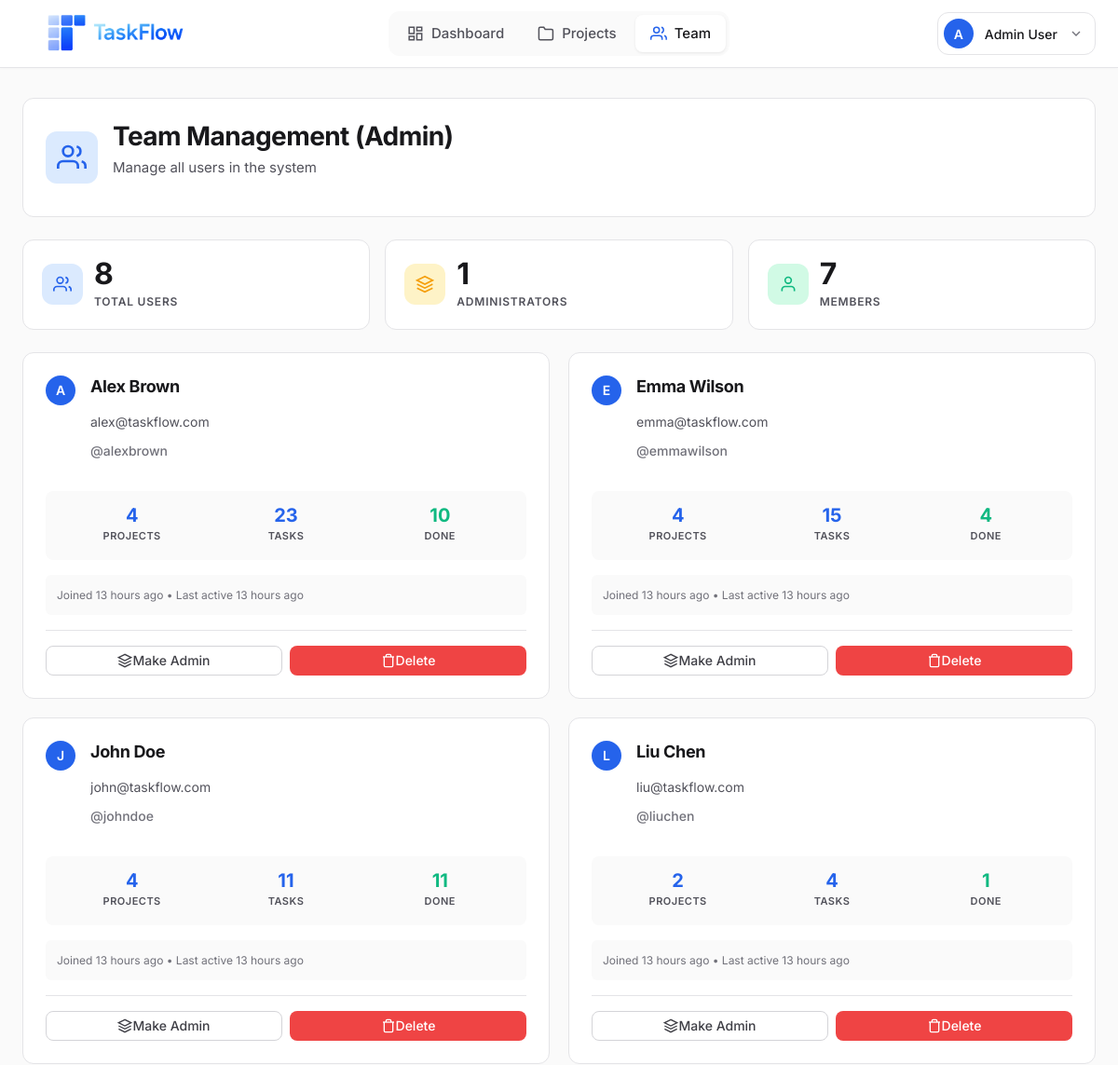
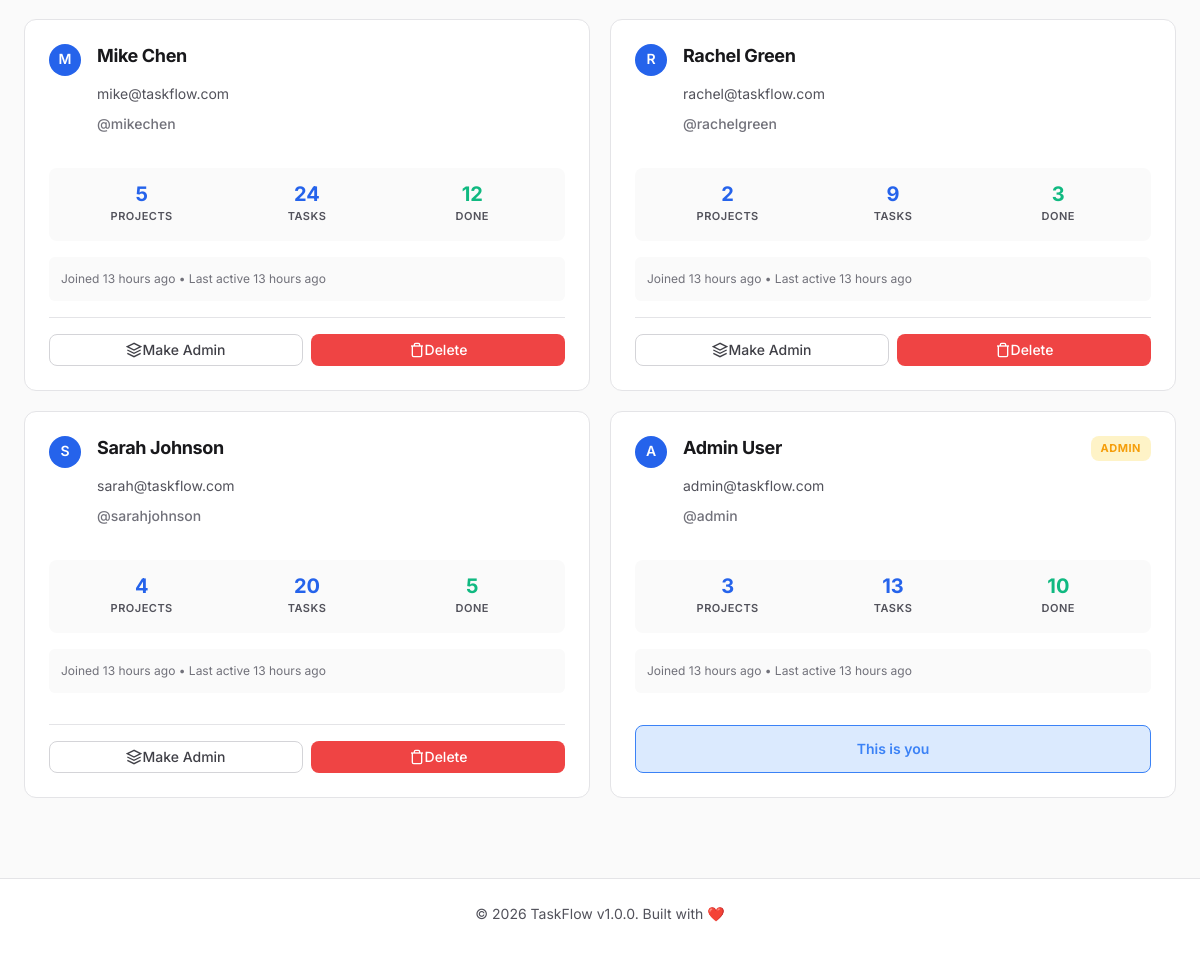
/dashboard/team.php (signed in), run on an earlier commit of the app's database (2 pictures, top to bottom).
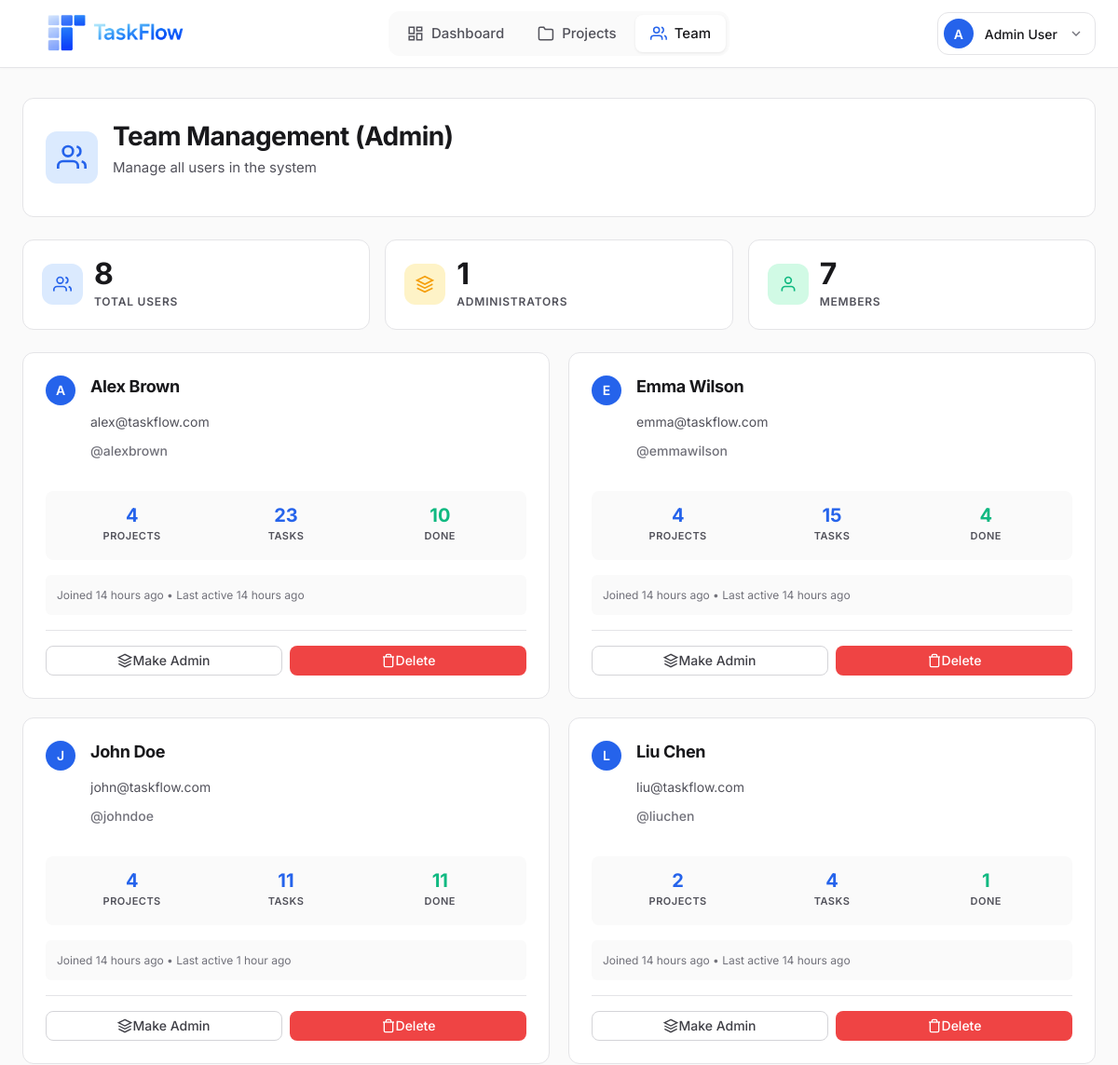
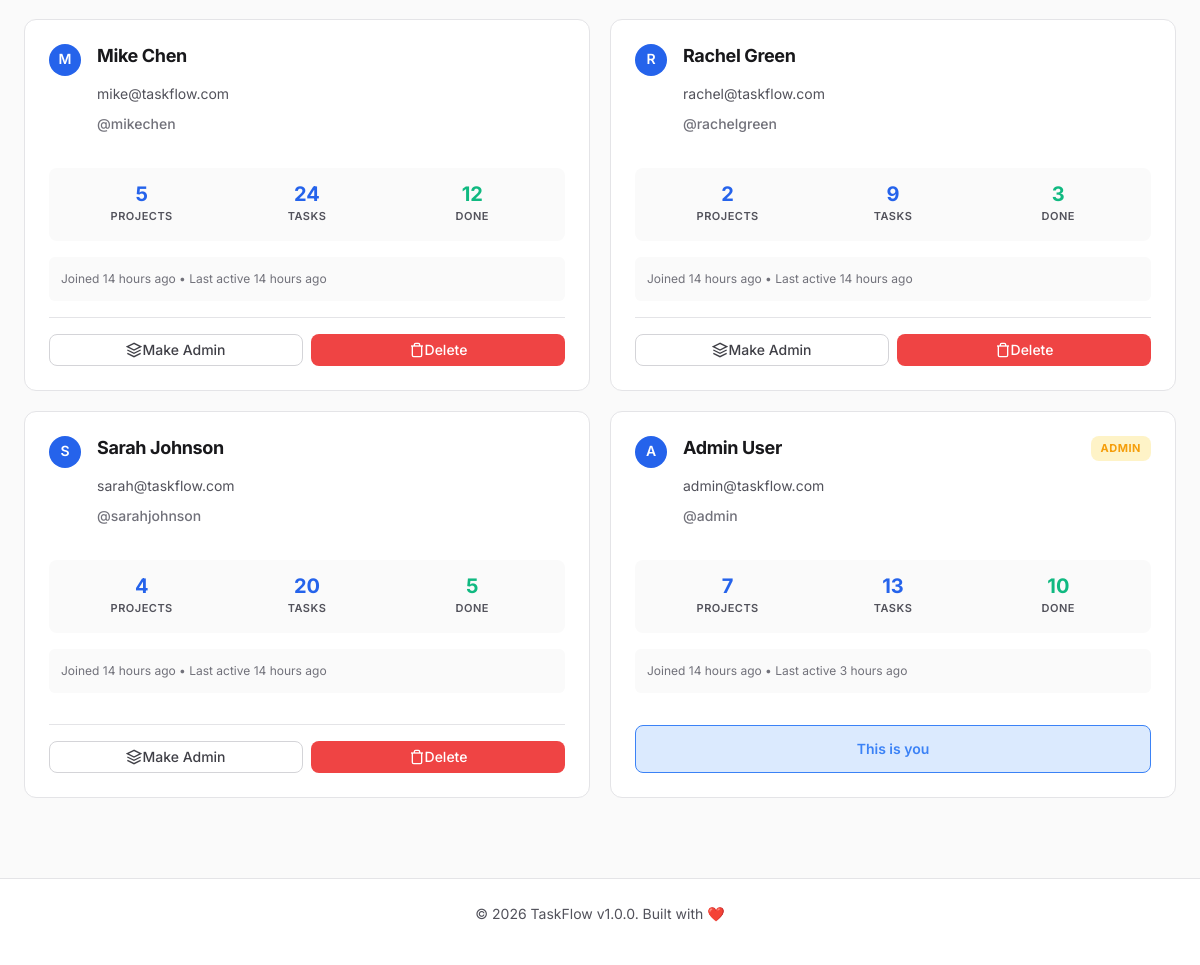
And on a later commit of the database (2 pictures, top to bottom).
### tables this page shows
CREATE TABLE users (
    id INT PRIMARY KEY AUTO_INCREMENT,
    username VARCHAR(50) UNIQUE NOT NULL,
    email VARCHAR(100) UNIQUE NOT NULL,
    password VARCHAR(255) NOT NULL,
    full_name VARCHAR(100) NOT NULL,
    avatar VARCHAR(255) DEFAULT 'default-avatar.png',
    role ENUM('admin', 'member') DEFAULT 'member',
    created_at TIMESTAMP DEFAULT CURRENT_TIMESTAMP,
    last_login TIMESTAMP NULL,
    INDEX idx_email (email),
    INDEX idx_username (username)
);

### includes/auth.php (called while the page is built, shortened)
<?php
function isLoggedIn() {
    return isset($_SESSION['user_id']) && isset($_SESSION['logged_in']) && $_SESSION['logged_in'] === true;
}
function getCurrentUserId() {
    return isLoggedIn() ? $_SESSION['user_id'] : null;
}
function getCurrentUser($pdo) {
    $userId = getCurrentUserId();
    $stmt = $pdo->prepare("SELECT id, username, email, full_name, avatar, role, created_at, last_login FROM users WHERE id = ?");
    $stmt->execute([$userId]);
    return $stmt->fetch();
}
function isAdmin() {
    return isLoggedIn() && isset($_SESSION['user_role']) && $_SESSION['user_role'] === USER_ROLE_ADMIN;
}

### dashboard/team.php (the view, shortened to what the rows shown need)
<?php
require_once '../config/config.php';
require_once '../includes/auth.php';
require_once '../includes/functions.php';
$extraCSS = ['team.css'];
$currentUser = getCurrentUser($pdo);
$userId = $currentUser['id'];
$isAdmin = isAdmin();
try {
    if ($isAdmin) {
        $stmt = $pdo->prepare("
            SELECT u.*,
                   COUNT(DISTINCT pm.project_id) as project_count,
                   COUNT(DISTINCT t.id) as task_count,
                   COUNT(DISTINCT CASE WHEN t.status = 'completed' THEN t.id END) as completed_count
            FROM users u
            LEFT JOIN project_members pm ON u.id = pm.user_id
            LEFT JOIN tasks t ON u.id = t.assigned_to
            GROUP BY u.id
            ORDER BY u.role DESC, u.full_name ASC
        ");
        $stmt->execute();
    }
    $teamMembers = $stmt->fetchAll();
} catch (PDOException $e) {
    error_log("Team page error: " . $e->getMessage());
    $teamMembers = [];
}
include '../includes/header.php';
?>
<div class="team-page-header">
    <div class="team-header-content">
        <div>
            <h1 class="team-page-title">
                <?= $isAdmin ? 'Team Management (Admin)' : 'Team Members' ?>
            </h1>
        </div>
    </div>
</div>
<div class="team-members-grid">
    <?php foreach ($teamMembers as $member): ?>
        <div class="team-member-card">
            <div class="team-member-header">
                <div class="team-member-avatar-wrapper">
                    <?= getUserAvatar($member['avatar'], $member['full_name'], 'lg') ?>
                </div>
                <div class="team-member-info">
                    <div class="team-member-name-row">
                        <h3 class="team-member-name"><?= sanitize($member['full_name']) ?></h3>
                        <?php if ($member['role'] === 'admin'): ?>
                            <span class="team-member-role-badge">Admin</span>
                        <?php endif; ?>
                    </div>
                    <p class="team-member-email"><?= sanitize($member['email']) ?></p>
                    <p class="team-member-username">@<?= sanitize($member['username']) ?></p>
                </div>
            </div>
            <div class="team-member-stats">
                <div class="team-member-stat">
                    <div class="team-member-stat-value"><?= $member['project_count'] ?></div>
                    <div class="team-member-stat-label">Projects</div>
                </div>
                <div class="team-member-stat">
                    <div class="team-member-stat-value"><?= $member['task_count'] ?></div>
                    <div class="team-member-stat-label">Tasks</div>
                </div>
                <div class="team-member-stat">
                    <div class="team-member-stat-value success"><?= $member['completed_count'] ?></div>
                    <div class="team-member-stat-label">Done</div>
                </div>
            </div>
            <div class="team-member-activity">
                Joined <?= timeAgo($member['created_at']) ?>
                <?php if ($member['last_login']): ?>
                    • Last active <?= timeAgo($member['last_login']) ?>
                <?php endif; ?>
            </div>
            <?php if ($member['id'] === $userId): ?>
                <div class="current-user-badge">
                    This is you
                </div>
            <?php endif; ?>
            <?php if ($isAdmin && $member['id'] !== $userId): ?>
                <div class="team-member-actions">
                    <?php if ($member['role'] === 'member'): ?>
                        <button onclick="makeAdmin(<?= $member['id'] ?>, '<?= sanitize($member['full_name']) ?>')"
                                class="btn btn-secondary btn-sm">
                            <svg width="16" height="16" viewBox="0 0 24 24" fill="none" stroke="currentColor" stroke-width="2">
                                <path d="M12 2L2 7l10 5 10-5-10-5z"/>
                                <path d="M2 17l10 5 10-5"/>
                                <path d="M2 12l10 5 10-5"/>
                            </svg>
                            Make Admin
                        </button>
                    <?php endif; ?>
                    <button onclick="deleteUser(<?= $member['id'] ?>, '<?= sanitize($member['full_name']) ?>')"
                            class="btn btn-danger btn-sm">
                        <svg width="16" height="16" viewBox="0 0 24 24" fill="none" stroke="currentColor" stroke-width="2">
                            <polyline points="3 6 5 6 21 6"/>
                            <path d="M19 6v14a2 2 0 0 1-2 2H7a2 2 0 0 1-2-2V6m3 0V4a2 2 0 0 1 2-2h4a2 2 0 0 1 2 2v2"/>
                        </svg>
                        Delete
                    </button>
                </div>
            <?php endif; ?>
        </div>
    <?php endforeach; ?>
</div>
<?php include '../includes/footer.php'; ?>

### includes/header.php (shortened to what the rows shown need)
<?php
$currentUser = getCurrentUser($pdo);
?>
<!DOCTYPE html>
<html lang="en">
<head>
    <link rel="stylesheet" href="<?= APP_URL ?>/assets/css/main.css">
    <link rel="stylesheet" href="<?= APP_URL ?>/assets/css/dashboard.css">
    <link rel="stylesheet" href="<?= APP_URL ?>/assets/css/mobile-nav.css">
    <link rel="stylesheet" href="<?= APP_URL ?>/assets/css/toast.css">
    <link rel="stylesheet" href="<?= APP_URL ?>/assets/css/skeleton.css">
    <link rel="stylesheet" href="<?= APP_URL ?>/assets/css/responsive-fixes.css">
    <link rel="stylesheet" href="<?= APP_URL ?>/assets/css/form-validation.css">
    <link rel="stylesheet" href="<?= APP_URL ?>/assets/css/form-autosave.css">
    <link rel="stylesheet" href="<?= APP_URL ?>/assets/css/dark-mode.css">
    <link rel="stylesheet" href="<?= APP_URL ?>/assets/css/dark-mode-dashboard.css">
    <link rel="stylesheet" href="<?= APP_URL ?>/assets/css/user-menu-logout.css">
    <?php if (isset($extraCSS)): ?>
        <?php foreach ($extraCSS as $css): ?>
            <link rel="stylesheet" href="<?= APP_URL ?>/assets/css/<?= $css ?>">
        <?php endforeach; ?>
    <?php endif; ?>
</head>
<body>
    <header class="main-header">
        <div class="header-container">
            <div class="header-right">
                <div class="user-menu">
                    <button class="user-menu-trigger" onclick="toggleUserMenu()">
                        <?= getUserAvatar($currentUser['avatar'], $currentUser['full_name'], 'sm') ?>
                        <span class="user-name"><?= sanitize($currentUser['full_name']) ?></span>
                        <svg width="16" height="16" viewBox="0 0 24 24" fill="none" stroke="currentColor" stroke-width="2" class="dropdown-arrow">
                            <polyline points="6 9 12 15 18 9"/>
                        </svg>
                    </button>
                </div>
            </div>
        </div>
    </header>
    <main class="main-content">

### includes/functions.php (shortened to what the rows shown need)
<?php
function sanitize($data) {
    return htmlspecialchars($data, ENT_QUOTES, 'UTF-8');
}
function timeAgo($datetime) {
    $time = strtotime($datetime);
    $diff = time() - $time;
    if ($diff < 60) {
        return 'just now';
    } elseif ($diff < 3600) {
        $mins = floor($diff / 60);
        return $mins . ' minute' . ($mins > 1 ? 's' : '') . ' ago';
    } elseif ($diff < 86400) {
        $hours = floor($diff / 3600);
        return $hours . ' hour' . ($hours > 1 ? 's' : '') . ' ago';
    } elseif ($diff < 604800) {
        $days = floor($diff / 86400);
        return $days . ' day' . ($days > 1 ? 's' : '') . ' ago';
    } elseif ($diff < 2592000) {
        $weeks = floor($diff / 604800);
        return $weeks . ' week' . ($weeks > 1 ? 's' : '') . ' ago';
    } elseif ($diff < 31536000) {
        $months = floor($diff / 2592000);
        return $months . ' month' . ($months > 1 ? 's' : '') . ' ago';
    } else {
        $years = floor($diff / 31536000);
        return $years . ' year' . ($years > 1 ? 's' : '') . ' ago';
    }
}
function getUserAvatar($avatar, $fullName, $size = 'md') {
    $avatarPath = APP_URL . '/uploads/avatars/' . ($avatar ?: 'default-avatar.png');
    $initial = strtoupper(substr($fullName, 0, 1));
    $sizeClass = 'avatar-' . $size;
    if (empty($avatar) || $avatar === 'default-avatar.png') {
        return '<div class="avatar-placeholder ' . $sizeClass . '">' . $initial . '</div>';
    }
    return '<img src="' . $avatarPath . '" alt="' . sanitize($fullName) . '" class="avatar ' . $sizeClass . '">';
}

What changed in the data, as far as the page shows it:
changed users "Admin User": project_count "3" → "7"; created_at "13 hours ago" → "14 hours ago"; last_login "13 hours ago" → "3 hours ago"
changed users "Alex Brown": created_at "13 hours ago" → "14 hours ago"; last_login "13 hours ago" → "14 hours ago"
changed users "Emma Wilson": created_at "13 hours ago" → "14 hours ago"; last_login "13 hours ago" → "14 hours ago"
changed users "John Doe": created_at "13 hours ago" → "14 hours ago"; last_login "13 hours ago" → "1 hour ago"
changed users "Liu Chen": created_at "13 hours ago" → "14 hours ago"; last_login "13 hours ago" → "14 hours ago"
changed users "Mike Chen": created_at "13 hours ago" → "14 hours ago"; last_login "13 hours ago" → "14 hours ago"
changed users "Rachel Green": created_at "13 hours ago" → "14 hours ago"; last_login "13 hours ago" → "14 hours ago"
changed users "Sarah Johnson": created_at "13 hours ago" → "14 hours ago"; last_login "13 hours ago" → "14 hours ago"
